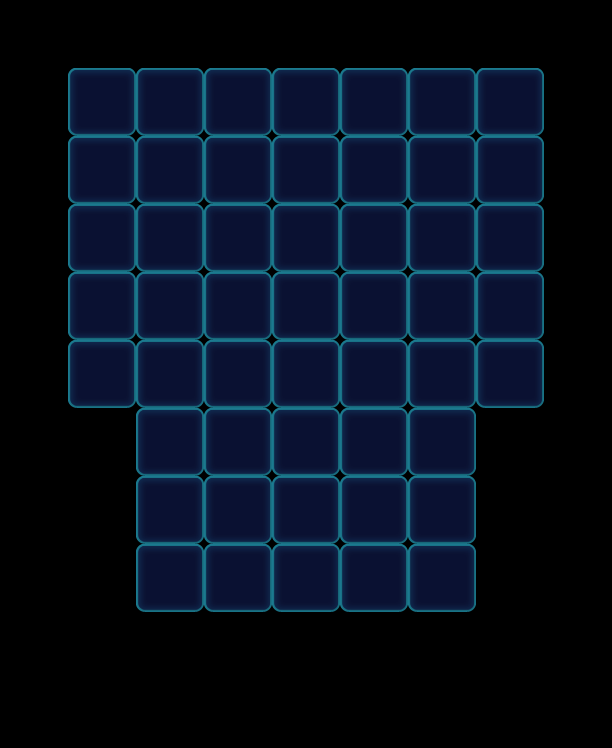

Tiled map render using the project's own tile images. Description and the map definition, with tile-layer contents summarised, below:
An orthogonal 9x11 tile map with 68x68 px tiles, 1 tile layer (Valid), 2 tilesets and 57 objects (50x Monster, 7x Factory_Normal).

<map version="1.0" orientation="orthogonal" width="9" height="11" tilewidth="68" tileheight="68">
 <tileset firstgid="1" name="game_grid1" tilewidth="68" tileheight="68">
  <image source="game_grid1.png" width="68" height="68" />
 </tileset>
 <tileset firstgid="2" name="map" tilewidth="68" tileheight="68">
  <image source="map.png" width="1024" height="1024" />
 </tileset>
 <layer name="Valid" width="9" height="11">
  <data>[99 cells, 50 non-empty, 1 distinct tile ids]</data>
 </layer>
 <objectgroup name="BottomObj" width="9" height="11" />
 <objectgroup name="MiddleObj" width="9" height="11">
  <object type="Monster" gid="19" x="408" y="476">
   <properties>
    <property name="Color" value="Yellow" />
   </properties>
  </object>
  <object type="Monster" gid="18" x="68" y="272">
   <properties>
    <property name="Color" value="Pink" />
   </properties>
  </object>
  <object type="Monster" gid="3" x="136" y="476">
   <properties>
    <property name="Color" value="Green" />
   </properties>
  </object>
  <object type="Monster" gid="4" x="272" y="204">
   <properties>
    <property name="Color" value="Orange" />
   </properties>
  </object>
  <object type="Monster" gid="19" x="340" y="544">
   <properties>
    <property name="Color" value="Yellow" />
   </properties>
  </object>
  <object type="Monster" gid="17" x="476" y="136">
   <properties>
    <property name="Color" value="Purple" />
   </properties>
  </object>
  <object type="Monster" gid="4" x="68" y="408">
   <properties>
    <property name="Color" value="Orange" />
   </properties>
  </object>
  <object type="Monster" gid="2" x="476" y="204">
   <properties>
    <property name="Color" value="Blue" />
   </properties>
  </object>
  <object type="Monster" gid="3" x="68" y="136">
   <properties>
    <property name="Color" value="Green" />
   </properties>
  </object>
  <object type="Monster" gid="18" x="204" y="408">
   <properties>
    <property name="Color" value="Pink" />
   </properties>
  </object>
  <object type="Monster" gid="19" x="68" y="340">
   <properties>
    <property name="Color" value="Yellow" />
   </properties>
  </object>
  <object type="Monster" gid="19" x="476" y="408">
   <properties>
    <property name="Color" value="Yellow" />
   </properties>
  </object>
  <object type="Monster" gid="2" x="204" y="340">
   <properties>
    <property name="Color" value="Blue" />
   </properties>
  </object>
  <object type="Monster" gid="4" x="340" y="408">
   <properties>
    <property name="Color" value="Orange" />
   </properties>
  </object>
  <object type="Monster" gid="2" x="340" y="476">
   <properties>
    <property name="Color" value="Blue" />
   </properties>
  </object>
  <object type="Monster" gid="3" x="136" y="204">
   <properties>
    <property name="Color" value="Green" />
   </properties>
  </object>
  <object type="Monster" gid="17" x="204" y="272">
   <properties>
    <property name="Color" value="Purple" />
   </properties>
  </object>
  <object type="Monster" gid="18" x="408" y="544">
   <properties>
    <property name="Color" value="Pink" />
   </properties>
  </object>
  <object type="Monster" gid="4" x="136" y="340">
   <properties>
    <property name="Color" value="Orange" />
   </properties>
  </object>
  <object type="Monster" gid="3" x="408" y="136">
   <properties>
    <property name="Color" value="Green" />
   </properties>
  </object>
  <object type="Monster" gid="3" x="408" y="408">
   <properties>
    <property name="Color" value="Green" />
   </properties>
  </object>
  <object type="Monster" gid="4" x="272" y="544">
   <properties>
    <property name="Color" value="Orange" />
   </properties>
  </object>
  <object type="Monster" gid="18" x="272" y="136">
   <properties>
    <property name="Color" value="Pink" />
   </properties>
  </object>
  <object type="Monster" gid="17" x="136" y="408">
   <properties>
    <property name="Color" value="Purple" />
   </properties>
  </object>
  <object type="Monster" gid="17" x="204" y="476">
   <properties>
    <property name="Color" value="Purple" />
   </properties>
  </object>
  <object type="Monster" gid="2" x="204" y="612">
   <properties>
    <property name="Color" value="Blue" />
   </properties>
  </object>
  <object type="Monster" gid="18" x="408" y="204">
   <properties>
    <property name="Color" value="Pink" />
   </properties>
  </object>
  <object type="Monster" gid="18" x="272" y="408">
   <properties>
    <property name="Color" value="Pink" />
   </properties>
  </object>
  <object type="Monster" gid="19" x="272" y="612">
   <properties>
    <property name="Color" value="Yellow" />
   </properties>
  </object>
  <object type="Monster" gid="19" x="68" y="204">
   <properties>
    <property name="Color" value="Yellow" />
   </properties>
  </object>
  <object type="Monster" gid="18" x="204" y="204">
   <properties>
    <property name="Color" value="Pink" />
   </properties>
  </object>
  <object type="Monster" gid="3" x="476" y="340">
   <properties>
    <property name="Color" value="Green" />
   </properties>
  </object>
  <object type="Monster" gid="4" x="340" y="612">
   <properties>
    <property name="Color" value="Orange" />
   </properties>
  </object>
  <object type="Monster" gid="19" x="408" y="340">
   <properties>
    <property name="Color" value="Yellow" />
   </properties>
  </object>
  <object type="Monster" gid="18" x="204" y="544">
   <properties>
    <property name="Color" value="Pink" />
   </properties>
  </object>
  <object type="Monster" gid="2" x="272" y="476">
   <properties>
    <property name="Color" value="Blue" />
   </properties>
  </object>
  <object type="Monster" gid="2" x="136" y="544">
   <properties>
    <property name="Color" value="Blue" />
   </properties>
  </object>
  <object type="Monster" gid="19" x="340" y="204">
   <properties>
    <property name="Color" value="Yellow" />
   </properties>
  </object>
  <object type="Monster" gid="3" x="204" y="136">
   <properties>
    <property name="Color" value="Green" />
   </properties>
  </object>
  <object type="Monster" gid="3" x="408" y="612">
   <properties>
    <property name="Color" value="Green" />
   </properties>
  </object>
  <object type="Monster" gid="2" x="408" y="272">
   <properties>
    <property name="Color" value="Blue" />
   </properties>
  </object>
  <object type="Monster" gid="2" x="272" y="272">
   <properties>
    <property name="Color" value="Blue" />
   </properties>
  </object>
  <object type="Monster" gid="17" x="136" y="612">
   <properties>
    <property name="Color" value="Purple" />
   </properties>
  </object>
  <object type="Monster" gid="17" x="476" y="272">
   <properties>
    <property name="Color" value="Purple" />
   </properties>
  </object>
  <object type="Monster" gid="17" x="340" y="272">
   <properties>
    <property name="Color" value="Purple" />
   </properties>
  </object>
  <object type="Monster" gid="17" x="272" y="340">
   <properties>
    <property name="Color" value="Purple" />
   </properties>
  </object>
  <object type="Monster" gid="2" x="136" y="136">
   <properties>
    <property name="Color" value="Blue" />
   </properties>
  </object>
  <object type="Monster" gid="3" x="340" y="340">
   <properties>
    <property name="Color" value="Green" />
   </properties>
  </object>
  <object type="Monster" gid="4" x="136" y="272">
   <properties>
    <property name="Color" value="Orange" />
   </properties>
  </object>
  <object type="Monster" gid="4" x="340" y="136">
   <properties>
    <property name="Color" value="Orange" />
   </properties>
  </object>
 </objectgroup>
 <objectgroup color="#000000" name="TopObj" width="9" height="11">
  <!-- 7 objects omitted --></objectgroup>
</map>
<!-- 7 of 57 objects omitted -->
